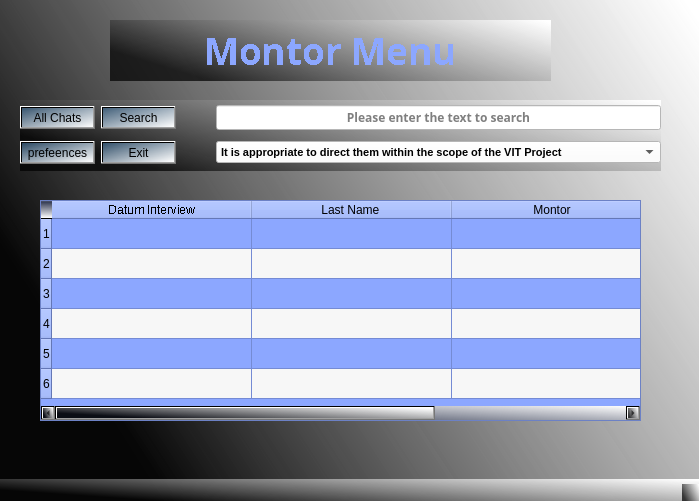
<?xml version="1.0" encoding="UTF-8"?>
<ui version="4.0">
 <class>MainWindow</class>
 <widget class="QMainWindow" name="MainWindow">
  <property name="geometry">
   <rect>
    <x>0</x>
    <y>0</y>
    <width>699</width>
    <height>501</height>
   </rect>
  </property>
  <property name="windowTitle">
   <string>MainWindow</string>
  </property>
  <property name="styleSheet">
   <string notr="true">background-color: qlineargradient(spread:pad, x1:0, y1:0.5, x2:1, y2:0.0454545, stop:0 rgba(0, 0, 0, 182), stop:1 rgba(255, 255, 255, 255));</string>
  </property>
  <widget class="QWidget" name="centralwidget">
   <widget class="QLabel" name="label">
    <property name="geometry">
     <rect>
      <x>110</x>
      <y>20</y>
      <width>441</width>
      <height>61</height>
     </rect>
    </property>
    <property name="font">
     <font>
      <family>Miriam CLM</family>
      <pointsize>28</pointsize>
      <bold>true</bold>
      <stylestrategy>NoAntialias</stylestrategy>
     </font>
    </property>
    <property name="mouseTracking">
     <bool>true</bool>
    </property>
    <property name="focusPolicy">
     <enum>Qt::StrongFocus</enum>
    </property>
    <property name="styleSheet">
     <string notr="true">color: rgb(140, 167, 255);
background-color: qlineargradient(spread:pad, x1:0, y1:0.5, x2:1, y2:0.0454545, stop:0 rgba(0, 0, 0, 182), stop:1 rgba(255, 255, 255, 255));</string>
    </property>
    <property name="text">
     <string>Montor Menu</string>
    </property>
    <property name="alignment">
     <set>Qt::AlignCenter</set>
    </property>
   </widget>
   <widget class="QTableWidget" name="tableWidget">
    <property name="geometry">
     <rect>
      <x>40</x>
      <y>200</y>
      <width>601</width>
      <height>221</height>
     </rect>
    </property>
    <property name="sizePolicy">
     <sizepolicy hsizetype="Fixed" vsizetype="Fixed">
      <horstretch>3</horstretch>
      <verstretch>0</verstretch>
     </sizepolicy>
    </property>
    <property name="minimumSize">
     <size>
      <width>10</width>
      <height>19</height>
     </size>
    </property>
    <property name="styleSheet">
     <string notr="true">background-color: rgb(140, 167, 255);</string>
    </property>
    <property name="alternatingRowColors">
     <bool>true</bool>
    </property>
    <property name="rowCount">
     <number>6</number>
    </property>
    <property name="columnCount">
     <number>3</number>
    </property>
    <attribute name="horizontalHeaderVisible">
     <bool>true</bool>
    </attribute>
    <attribute name="horizontalHeaderCascadingSectionResizes">
     <bool>false</bool>
    </attribute>
    <attribute name="horizontalHeaderDefaultSectionSize">
     <number>200</number>
    </attribute>
    <row/>
    <row/>
    <row/>
    <row/>
    <row/>
    <row/>
    <column>
     <property name="text">
      <string>Datum Interview</string>
     </property>
     <property name="font">
      <font>
       <underline>false</underline>
       <strikeout>false</strikeout>
       <stylestrategy>NoAntialias</stylestrategy>
      </font>
     </property>
    </column>
    <column>
     <property name="text">
      <string>Last Name </string>
     </property>
     <property name="background">
      <color>
       <red>0</red>
       <green>0</green>
       <blue>200</blue>
      </color>
     </property>
     <property name="foreground">
      <brush brushstyle="SolidPattern">
       <color alpha="255">
        <red>0</red>
        <green>0</green>
        <blue>0</blue>
       </color>
      </brush>
     </property>
    </column>
    <column>
     <property name="text">
      <string>Montor</string>
     </property>
    </column>
   </widget>
   <widget class="QWidget" name="">
    <property name="geometry">
     <rect>
      <x>20</x>
      <y>100</y>
      <width>641</width>
      <height>71</height>
     </rect>
    </property>
    <layout class="QGridLayout" name="gridLayout">
     <item row="1" column="3">
      <widget class="QComboBox" name="comboBox">
       <property name="font">
        <font>
         <family>Arial</family>
         <pointsize>8</pointsize>
         <bold>true</bold>
        </font>
       </property>
       <property name="styleSheet">
        <string notr="true">color: rgb(0, 0, 0);
background-color: rgb(255, 255, 255);</string>
       </property>
       <item>
        <property name="text">
         <string>It is appropriate to direct them within the scope of the VIT Project </string>
        </property>
       </item>
       <item>
        <property name="text">
         <string>It's approprite to direct them to employment though direct individual coaching</string>
        </property>
       </item>
       <item>
        <property name="text">
         <string>It would be more appropriate for them to participate in the next VIT project </string>
        </property>
       </item>
       <item>
        <property name="text">
         <string>It's appropriate to direct them to the initial IT training  of the VIT project </string>
        </property>
       </item>
       <item>
        <property name="text">
         <string>It's appropriate for them to participate in the entire VIT project </string>
        </property>
       </item>
       <item>
        <property name="text">
         <string>It's appropriate to direct them to them English training within the VIT project </string>
        </property>
       </item>
       <item>
        <property name="text">
         <string>Should be directed to another sector</string>
        </property>
       </item>
       <item>
        <property name="text">
         <string>other</string>
        </property>
       </item>
      </widget>
     </item>
     <item row="1" column="0">
      <widget class="QPushButton" name="pushButton_4">
       <property name="styleSheet">
        <string notr="true">background-color: qlineargradient(spread:pad, x1:0, y1:0, x2:1, y2:1, stop:0 rgba(59, 102, 140, 175), stop:1 rgba(255, 255, 255, 255));
color: rgb(0, 0, 0);
font: 75 12pt &quot;Arial&quot;;</string>
       </property>
       <property name="text">
        <string>prefeences</string>
       </property>
      </widget>
     </item>
     <item row="0" column="3">
      <widget class="QLineEdit" name="lineeditserch">
       <property name="font">
        <font>
         <family>Miriam Libre</family>
         <pointsize>9</pointsize>
         <bold>true</bold>
        </font>
       </property>
       <property name="styleSheet">
        <string notr="true">border-color: qlineargradient(spread:pad, x1:0.590909, y1:0.432, x2:0.971136, y2:0, stop:0.238636 rgba(9, 4, 23, 255), stop:1 rgba(255, 255, 27, 255));
color: rgb(0, 0, 0);
background-color: rgb(255, 255, 255);</string>
       </property>
       <property name="alignment">
        <set>Qt::AlignCenter</set>
       </property>
       <property name="placeholderText">
        <string>Please enter the text to search</string>
       </property>
      </widget>
     </item>
     <item row="0" column="1">
      <widget class="QPushButton" name="pushButton_2">
       <property name="styleSheet">
        <string notr="true">background-color: qlineargradient(spread:pad, x1:0, y1:0, x2:1, y2:1, stop:0 rgba(59, 102, 140, 175), stop:1 rgba(255, 255, 255, 255));
color: rgb(0, 0, 0);
font: 75 12pt &quot;Arial&quot;;</string>
       </property>
       <property name="text">
        <string>Search</string>
       </property>
      </widget>
     </item>
     <item row="1" column="1">
      <widget class="QPushButton" name="pushButton_3">
       <property name="styleSheet">
        <string notr="true">background-color: qlineargradient(spread:pad, x1:0, y1:0, x2:1, y2:1, stop:0 rgba(59, 102, 140, 175), stop:1 rgba(255, 255, 255, 255));
color: rgb(0, 0, 0);
font: 75 12pt &quot;Arial&quot;;</string>
       </property>
       <property name="text">
        <string>Exit</string>
       </property>
      </widget>
     </item>
     <item row="0" column="0">
      <widget class="QPushButton" name="pushButton">
       <property name="styleSheet">
        <string notr="true">background-color: qlineargradient(spread:pad, x1:0, y1:0, x2:1, y2:1, stop:0 rgba(59, 102, 140, 175), stop:1 rgba(255, 255, 255, 255));
color: rgb(0, 0, 0);
font: 75 12pt &quot;Arial&quot;;</string>
       </property>
       <property name="text">
        <string>All Chats</string>
       </property>
      </widget>
     </item>
     <item row="0" column="2">
      <spacer name="horizontalSpacer">
       <property name="orientation">
        <enum>Qt::Horizontal</enum>
       </property>
       <property name="sizeHint" stdset="0">
        <size>
         <width>40</width>
         <height>20</height>
        </size>
       </property>
      </spacer>
     </item>
     <item row="1" column="2">
      <spacer name="horizontalSpacer_2">
       <property name="orientation">
        <enum>Qt::Horizontal</enum>
       </property>
       <property name="sizeHint" stdset="0">
        <size>
         <width>40</width>
         <height>20</height>
        </size>
       </property>
      </spacer>
     </item>
    </layout>
   </widget>
  </widget>
  <widget class="QStatusBar" name="statusbar"/>
 </widget>
 <resources/>
 <connections/>
</ui>
